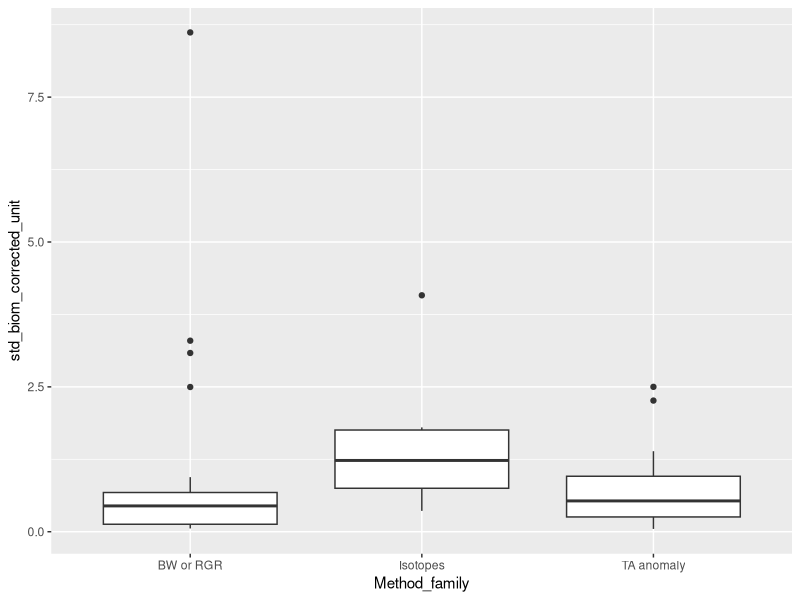
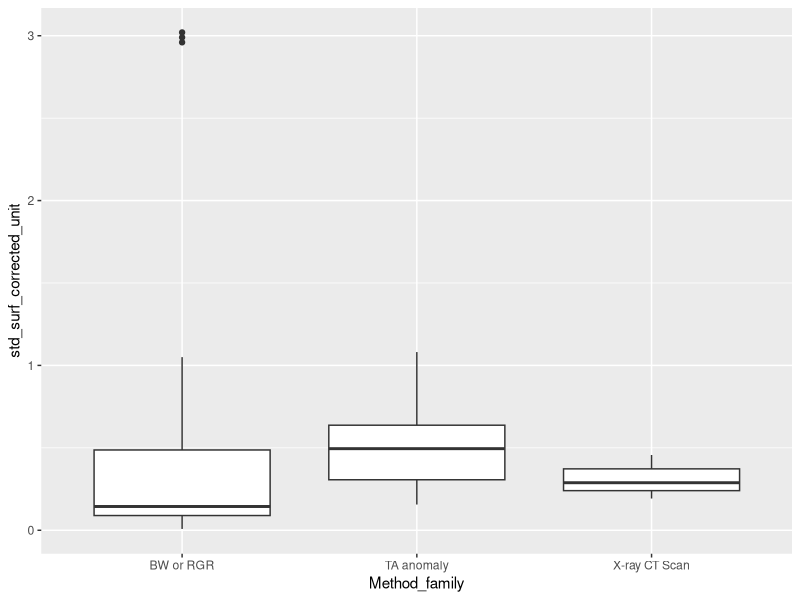
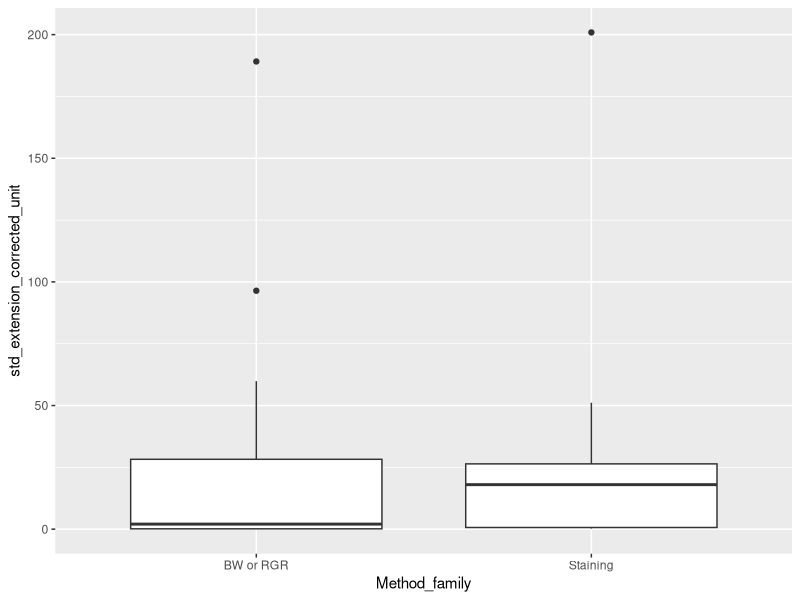

The R source for these figures, in order:
#### Set up environment ----
rm(list = ls()) ; options(cores = parallel::detectCores())

# Packages
library(readxl)
library(tidyverse)

# Useful functions
'%notin%' <- function(x,y)!('%in%'(x,y))

# Dataset
CCA_CC_SC <- read_excel("Data/CCA_CC_SC.xlsx")

# Units to convert
mol_to_umol      = 1e+006
nmol_to_umol     = 1e+003
g_to_mg          = 1e+003
molar_mass_CaCO3 = 100.10 
day_to_hour      = 24e+00
hour_to_minute   = 60e+00
year_to_day      = 365.25
m2_to_cm2        = 1e+004
calcite_density  = 2.7100
year_to_month    = 12e+00
mm_to_um         = 1e+003
cm_to_mm         = 1e+001

# Biomass and surface units vectors
biomass_corrected_unit <- c("µmol/g/h", "nmoles g-1 dry weight min-l", "mgCaCO3 g-1 d-1", "mg g–1 d–1)", "g CaCO3/g/h", "ulmol CaCO3 g-1 h-", 
                            "umol C h -1 g -1\002","umol/g(dwt)/min", "umol_g_h", "µmol CaCO3/g/h", "mg CaCO3 mg-1 day-1.", 
                            "mg wet weight mg-1 day-1", "[myu]molCaCO3g^-1hr^-1", "umol CaCO3 gDW-1 h-1", "g per g (day-1)", "µmolC/g day", 
                            "µmol CaCO3/g/day", "Net Calcification (μmol CaCO3 g−1 DW  hr−1)", "Dark Net Calcification (μmol CaCO3 g−1 DW  hr−1)", 
                            "mgCaCO3 g-1 DW h-1", "[myu]molCaCO3gFW^-1hr^-1")

surface_corrected_unit <- c("mg/cm2/d", "Calcif in umol m-2 h-1", "mgCaCO3 cm-2 d-1", "CaCO3 [mg/cm**2/day]", "mg CaCO3 cm–2 d–1)", "umol CaCO3 cm-2 h-1", 
                            "mmol/cm**2/day", "mg cm-2 day-1", "micro mol CaCO3 cm-2 h-1", "µmol CaCO3/cm2/h", "mg/cm-2/year", "CaCO3 mg cm–2 d–1")

biomass_umol_g_h       <- c("µmol/g/h", "ulmol CaCO3 g-1 h-", "umol C h -1 g -1\002", "umol_g_h", "µmol CaCO3/g/h", "[myu]molCaCO3g^-1hr^-1", 
                            "umol CaCO3 gDW-1 h-1", "Net Calcification (μmol CaCO3 g−1 DW  hr−1)", "Dark Net Calcification (μmol CaCO3 g−1 DW  hr−1)", 
                            "[myu]molCaCO3gFW^-1hr^-1")

surface_mg_cm2_day     <- c("mg/cm2/d", "mgCaCO3 cm-2 d-1", "CaCO3 [mg/cm**2/day]", "mg CaCO3 cm–2 d–1)", "mg cm-2 day-1", "CaCO3 mg cm–2 d–1")
extension_mm_year      <- c("mm y-1", "mm-year", "mm/year")

#### Reshape methodologies ----
# Rename Methods from Steeve, Ben and Chris paper – Global Change Biology
CCA_CC_SC$Method_family = NA
CCA_CC_SC$Method_family[which(CCA_CC_SC$Method %in% c("TA", "TA anomaly", "TA anamoly Light calcification"))] = "TA anomaly"
CCA_CC_SC$Method_family[which(CCA_CC_SC$Method %in% c("Staining", "Calcofluor white", "alizarin red"))] = "Staining"
CCA_CC_SC$Method_family[which(CCA_CC_SC$Method %in% c("45Ca", "Isotope/growth band", "13C"))] = "Isotopes"
CCA_CC_SC$Method_family[which(CCA_CC_SC$Method %in% c("BW", "RGR Wet weight", "change in total wieght", "Linear extension", 
                                                      "RGR (SA)", "Relative growth rate", "length extension", 
                                                      "Area extension"))] = "BW or RGR"
CCA_CC_SC = CCA_CC_SC %>% mutate(., Method = replace_na(Method, "NA"), Method_family = replace_na(Method_family, "NA")) %>% 
  dplyr::filter(., Method != "Net photosynthesis", Method != "Photo", Method != "Net respiration", Method != "SOPHIE TO GET ?")

#### Biomass ----
CCA_biom <- CCA_CC_SC %>% dplyr::filter(., Unit %in% biomass_corrected_unit)
CCA_biom$Unit = ifelse(CCA_biom$Unit %in% biomass_umol_g_h, "umol_g_h", CCA_biom$Unit)
CCA_biom <- CCA_biom %>% 
  mutate(std_biom_corrected_unit = case_when(Unit == "umol_g_h" ~                    Rate,
                                             Unit == "µmolC/g day" ~                 Rate                              / day_to_hour,
                                             Unit == "µmol CaCO3/g/day" ~            Rate                              / day_to_hour,
                                             Unit == "umol/g(dwt)/min" ~             Rate                              * hour_to_minute,
                                             Unit == "nmoles g-1 dry weight min-l" ~ Rate                              * hour_to_minute   / nmol_to_umol,
                                             Unit == "g CaCO3/g/h" ~                 Rate / molar_mass_CaCO3                              * mol_to_umol,
                                             Unit == "mgCaCO3 g-1 DW h-1" ~          Rate / molar_mass_CaCO3 / g_to_mg                    * mol_to_umol,
                                             Unit == "mgCaCO3 g-1 d-1" ~             Rate / molar_mass_CaCO3 / g_to_mg / day_to_hour      * mol_to_umol,
                                             Unit == "mg g–1 d–1)" ~                 Rate / molar_mass_CaCO3 / g_to_mg / day_to_hour      * mol_to_umol,
                                             Unit == "g per g (day-1)" ~             Rate / molar_mass_CaCO3           / day_to_hour      * mol_to_umol,
                                             Unit == "mg CaCO3 mg-1 day-1." ~        Rate / molar_mass_CaCO3           / day_to_hour      * mol_to_umol,
                                             Unit == "mg wet weight mg-1 day-1" ~    Rate / molar_mass_CaCO3           / day_to_hour      * mol_to_umol)) 

# Check where there is a lack of information
table(CCA_biom$Method_family, CCA_biom$Method)

## Mistakes or doubts
# Too much incertitude when it's wet ––– Remove.
CCA_biom <- CCA_biom %>% dplyr::filter(., !grepl("wet",`Unit`))
# Error unit in Graba-Landry et al. 2018 ––– in day and not in hours.
CCA_biom$std_biom_corrected_unit[which(CCA_biom$`Paper name` == "Graba-Landry et al. 2018")] = 
  CCA_biom$std_biom_corrected_unit[which(CCA_biom$`Paper name` == "Graba-Landry et al. 2018")] / 24
# Error unit in Donham et al 2022 ––– Percentage, useless - Remove.
CCA_biom <- CCA_biom %>% dplyr::filter(., `Paper name` != "Donham et al 2022")
# Suspicious w/ Barner et al. 2018 ––– Remove (waiting for this where they found the values)
CCA_biom <- CCA_biom %>% dplyr::filter(., `Paper name` != "Barner et al. 2018")
# Remove negative values and recode NA values
CCA_biom <- CCA_biom %>% dplyr::filter(., std_biom_corrected_unit >= 0)
CCA_biom$Method_family[CCA_biom$Method_family == "NA"] <- NA
CCA_biom$Climate[CCA_biom$Climate == "NA"] <- NA
# Add Genus informations
CCA_biom$Genus   <- stringr::word(CCA_biom$Species, 1)
CCA_biom$Species <- paste(stringr::word(CCA_biom$Species, 1), stringr::word(CCA_biom$Species, 2), sep = "_")

## Fill the gaps – Methods
# BW or RGR
CCA_biom$Method[which(CCA_biom$`Paper name` %in% c("Narvarte et al. 2019", "Navarte et al 2020", "Sordo et al. 2018"))] <- "RGR"
CCA_biom$Method_family[which(CCA_biom$`Paper name` %in% c("Narvarte et al. 2019", "Navarte et al 2020", "Sordo et al. 2018"))] <- "BW or RGR"
# TA Anomaly
CCA_biom$Method[which(CCA_biom$`Paper name` %in% c("Legrand et al 2019", "Qui-Minet et al. 2019"))] <- "Total alkalinity"
CCA_biom$Method_family[which(CCA_biom$`Paper name` %in% c("Legrand et al 2019", "Qui-Minet et al. 2019"))] <- "TA anomaly"

## Fill the gaps – Climate
CCA_biom$Climate[which(CCA_biom$`Paper name` %in% c("Navarte et al 2020", "Noisette et al 2013 JEMBE", 
                                                   "Ragazzola et al 2020", "Schubert et al 2021", 
                                                   "Schubert et al. 2019", "Sordo et al 2020"))] = "Cool Temperate"
CCA_biom$Climate[which(CCA_biom$`Paper name` == "McGraw et al. 2010")] = "Warm temperate"
CCA_biom$Climate[which(CCA_biom$`Paper name` == "Wei et al 2020")] = "Tropical"

## Some values are really high... Discuss about it w/ Steeve, Chris and Ben
table(CCA_biom$Method_family, CCA_biom$Genus)
Biom_stat = CCA_biom %>% group_by(Method_family, Climate) %>% 
  summarise(growth_rate = mean(std_biom_corrected_unit), SD = sd(std_biom_corrected_unit))

CCA_biom %>% dplyr::filter(., std_biom_corrected_unit <= 10) %>% 
ggplot() + geom_boxplot(aes(x = Method_family, y = std_biom_corrected_unit)) 

#### Surface ----
CCA_surf <- CCA_CC_SC %>% dplyr::filter(., Unit %in% surface_corrected_unit) %>% drop_na(Rate) %>% 
  dplyr::filter(., !grepl("\"CCA\"", Species), !grepl("CCA", Species))
CCA_surf$Unit = ifelse(CCA_surf$Unit %in% surface_mg_cm2_day, "mg_cm2_day", CCA_surf$Unit)

# Mistake pre-analysis with Johnson & Carpenter 2012
CCA_surf$Rate[which(CCA_surf$`Paper name` == "Johnson and Carpenter 2012")] <- c(0.0059, 0.0062)
CCA_surf$Error[which(CCA_surf$`Paper name` == "Johnson and Carpenter 2012")] <- c(0.0003, 0.00025)
CCA_surf$Species[which(CCA_surf$`Paper name` == "Johnson and Carpenter 2012")] <- "Hydrolithon onkodes"

# Std the units
CCA_surf <- CCA_surf %>% 
  mutate(std_surf_corrected_unit = case_when(Unit == "mg_cm2_day" ~               Rate,
                                             Unit == "mg/cm-2/year" ~             Rate                                  / year_to_day,
                                             Unit == "mmol/cm**2/day" ~           Rate * molar_mass_CaCO3,
                                             Unit == "µmol CaCO3/cm2/h" ~         Rate * molar_mass_CaCO3 / mol_to_umol * day_to_hour * g_to_mg,
                                             Unit == "umol CaCO3 cm-2 h-1" ~      Rate * molar_mass_CaCO3 / mol_to_umol * day_to_hour * g_to_mg,
                                             Unit == "micro mol CaCO3 cm-2 h-1" ~ Rate * molar_mass_CaCO3 / mol_to_umol * day_to_hour * g_to_mg,
                                             Unit == "Calcif in umol m-2 h-1" ~   Rate * molar_mass_CaCO3 / mol_to_umol * day_to_hour * g_to_mg / m2_to_cm2)) 

## Mistakes
# This study is not working with surface std.
CCA_surf <- CCA_surf %>% dplyr::filter(., `Paper name` != "Noisette et al. 2013 J phycol")
# there is a serious doubt to include this study
CCA_surf <- CCA_surf %>% dplyr::filter(., `Paper name` != "Burdett et al. 2018")
# Remove negative values and recode NA values
CCA_surf <- CCA_surf %>% dplyr::filter(., std_surf_corrected_unit >= 0)
CCA_surf$Method_family[CCA_surf$Method_family == "NA"] <- NA
CCA_surf$Climate[CCA_surf$Climate == "NA"] <- NA

## Fill the gaps
CCA_surf$Method_family[which(CCA_surf$`Paper name` == "Schubert et al 2021")] = "X-ray CT Scan"
CCA_surf$Method_family[which(CCA_surf$`Paper name` == "Tanaka et al. 2016")] = "BW or RGR"
CCA_surf$Climate[which(CCA_surf$`Paper name`       %in% c("Schubert et al 2021", "Schubert et al 2022"))] = "Cool Temperate"
CCA_surf$Climate[which(CCA_surf$`Paper name`       == "Tanaka et al. 2016")] = "Tropical"
CCA_surf$Climate[which(CCA_surf$`Paper name`       == "Westfield et al 2022")] = "Polar"
CCA_surf$Method[which(CCA_surf$`Paper name`        == "Schubert et al 2021")] = "X-ray CT Scan"
CCA_surf$Method[which(CCA_surf$`Paper name`        == "Tanaka et al. 2016")] = "RGR"

# Add Genus informations
CCA_surf$Genus   <- stringr::word(CCA_surf$Species, 1)
CCA_surf$Species <- paste(stringr::word(CCA_surf$Species, 1), stringr::word(CCA_surf$Species, 2), sep = "_")

## Some values are really high... Discuss about it w/ Steeve, Chris and Ben
table(CCA_surf$Method_family, CCA_surf$Genus)
Surfstat = CCA_surf %>% group_by(Method_family, Climate) %>% 
  summarise(growth_rate = mean(std_surf_corrected_unit), SD = sd(std_surf_corrected_unit))

CCA_surf %>% ggplot() + geom_boxplot(aes(x = Method_family, y = std_surf_corrected_unit)) 

#### Volume ----
CCA_vol <- CCA_CC_SC %>% dplyr::filter(., Unit == "g CaCO3/cm3/year")
CCA_vol <- CCA_vol %>% mutate(std_biom_corrected_unit = Rate * calcite_density / molar_mass_CaCO3 * mol_to_umol / 
                                year_to_day / day_to_hour,
                              Method_family = rep("X-ray CT Scan", length(CCA_vol$Method)))
CCA_vol$Climate[which(CCA_vol$`Paper name` == "Williams et al 2020")] = "Polar"

# Add Genus informations
CCA_vol$Genus   <- stringr::word(CCA_vol$Species, 1)
CCA_vol$Species <- paste(stringr::word(CCA_vol$Species, 1), stringr::word(CCA_vol$Species, 2), sep = "_")

## Add Volume dataset to Biomass dataset
CCA_biom = rbind(CCA_biom, CCA_vol) %>% data.frame() ; rm(CCA_vol)

#### Non-standardized datasets
CCA_non_std <- CCA_CC_SC %>% dplyr::filter(., Unit %notin% c(biomass_corrected_unit, surface_corrected_unit, "g CaCO3/cm3/year"),
                                           !grepl("%", Unit), Unit %notin% c(NA, "um", "ugCaCO3", "1 hour incubations"),
                                           Unit %notin% c("umol CacO3 h-1","g buoyant wt. yr-1", "mm2 42days-1", "mm per mm (day-1)")) 
                                                                                                   # non-usable (3) | already used (1)

CCA_non_std$Unit = ifelse(CCA_non_std$Unit %in% extension_mm_year, "mm_year", CCA_non_std$Unit)
CCA_non_std <- CCA_non_std %>% 
  mutate(std_extension_corrected_unit = case_when(Unit == "mm_year"     ~ Rate,
                                                  Unit == "mm d-1"      ~ Rate * year_to_day,
                                                  Unit == "mm/day"      ~ Rate * year_to_day,
                                                  Unit == "µm/day"      ~ Rate * year_to_day   / mm_to_um,
                                                  Unit == "cm month-1"  ~ Rate * year_to_month * cm_to_mm,
                                                  Unit == "mm/4 months" ~ Rate * 3)) 

# recode NA values
CCA_non_std$Method_family[CCA_non_std$Method_family == "NA"] <- NA
CCA_non_std$Climate[CCA_non_std$Climate == "NA"] <- NA

## Fill the gaps
CCA_non_std$Climate[which(CCA_non_std$`Paper name` %in% c("McCoy and Ragazzola 2014", "Piazza et al 2022"))] = "Cool Temperate"
CCA_non_std$Method[which(CCA_non_std$`Paper name` == "O'Leary et al. 2017")] = "RGR"
CCA_non_std$Method_family[which(CCA_non_std$`Paper name` == "O'Leary et al. 2017")] = "BW or RGR"

# Add Genus informations
CCA_non_std$Genus   <- stringr::word(CCA_non_std$Species, 1)
CCA_non_std$Species <- paste(stringr::word(CCA_non_std$Species, 1), stringr::word(CCA_non_std$Species, 2), sep = "_")

## Some values are really high... Discuss about it w/ Steeve, Chris and Ben
table(CCA_non_std$Method_family, CCA_non_std$Genus)
nonstdstat = CCA_non_std %>% group_by(Method_family, Climate) %>% 
  summarise(growth_rate = mean(std_extension_corrected_unit), SD = sd(std_extension_corrected_unit))

CCA_non_std %>% ggplot() + geom_boxplot(aes(x = Method_family, y = std_extension_corrected_unit)) 
